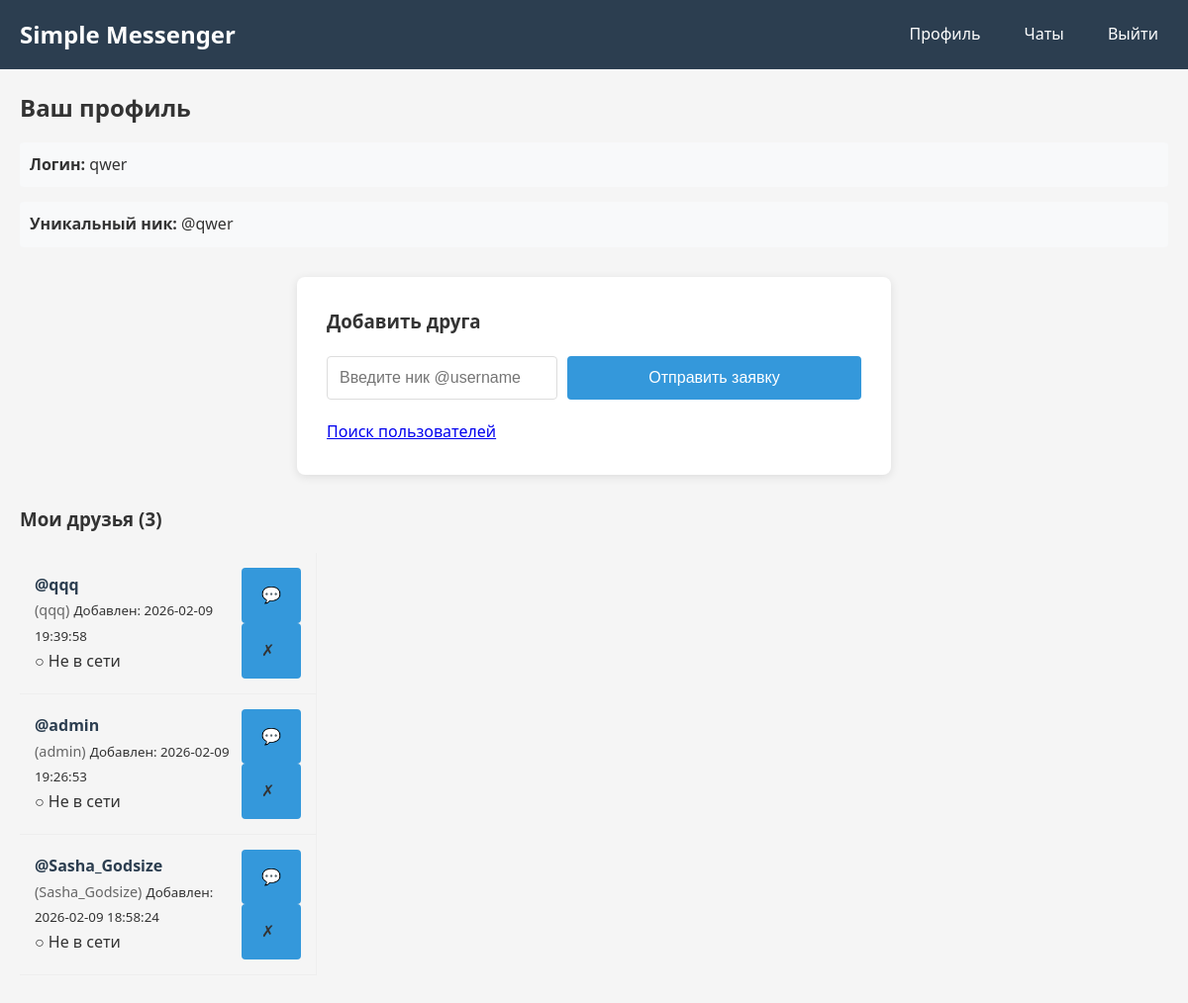
Screenshot of /profile (signed in) with the database file from the repository.
### tables this page shows
CREATE TABLE users (
            id INTEGER PRIMARY KEY AUTOINCREMENT,
            username TEXT UNIQUE NOT NULL,
            password TEXT NOT NULL,
            unique_nickname TEXT UNIQUE NOT NULL,
            created_at TIMESTAMP DEFAULT CURRENT_TIMESTAMP,
            last_seen TIMESTAMP DEFAULT CURRENT_TIMESTAMP
        );

CREATE TABLE friends (
            id INTEGER PRIMARY KEY AUTOINCREMENT,
            user_id INTEGER NOT NULL,
            friend_id INTEGER NOT NULL,
            status TEXT DEFAULT 'pending',
            requested_at TIMESTAMP DEFAULT CURRENT_TIMESTAMP,
            accepted_at TIMESTAMP,
            FOREIGN KEY (user_id) REFERENCES users (id),
            FOREIGN KEY (friend_id) REFERENCES users (id),
            UNIQUE(user_id, friend_id)
        );

### Мессенджер MAX/app.py (the view)
@app.route('/profile')
@login_required
def profile():
    user = db.get_user_by_id(session['user_id'])
    friend_requests = db.get_friend_requests(session['user_id'])
    friends = db.get_friends_with_status(session['user_id'])
    return render_template('profile.html',
                         user=user,
                         friend_requests=friend_requests,
                         friends=friends)

### Мессенджер MAX/app.py (called while the page is built)
def login_required(f):
    @wraps(f)
    def decorated_function(*args, **kwargs):
        if 'user_id' not in session:
            return redirect(url_for('login'))
        db.update_last_seen(session['user_id'])
        return f(*args, **kwargs)
    return decorated_function

### Мессенджер MAX/database.py (called while the page is built)
    def get_connection(self):
        return sqlite3.connect(self.db_name, detect_types=sqlite3.PARSE_DECLTYPES)

    def update_last_seen(self, user_id):
        conn = self.get_connection()
        cursor = conn.cursor()
        cursor.execute(
            'UPDATE users SET last_seen = CURRENT_TIMESTAMP WHERE id = ?',
            (user_id,)
        )
        conn.commit()
        conn.close()

    def get_user_by_id(self, user_id):
        conn = self.get_connection()
        cursor = conn.cursor()
        cursor.execute('SELECT id, username, unique_nickname FROM users WHERE id = ?', (user_id,))
        user = cursor.fetchone()
        conn.close()
        if user:
            status = self.get_user_status(user_id)
            return {
                'id': user[0],
                'username': user[1],
                'unique_nickname': user[2],
                'status': status
            }
        return None

    def get_friend_requests(self, user_id):
        conn = self.get_connection()
        cursor = conn.cursor()
        cursor.execute('''
            SELECT f.id, f.user_id, f.status, f.requested_at,
                   u.username, u.unique_nickname
            FROM friends f
            JOIN users u ON f.user_id = u.id
            WHERE f.friend_id = ? AND f.status = 'pending'
            ORDER BY f.requested_at DESC
        ''', (user_id,))
        requests = cursor.fetchall()
        conn.close()
        return [{
            'id': req[0],
            'user_id': req[1],
            'status': req[2],
            'requested_at': req[3],
            'username': req[4],
            'unique_nickname': req[5]
        } for req in requests]

### Мессенджер MAX/templates/profile.html (shortened to what this page needs)
{% extends "base.html" %}
{% block content %}
<div class="profile-container">
    <div class="profile-header">
        <h2>Ваш профиль</h2>
        <div class="profile-info">
            <p><strong>Логин:</strong> {{ user.username }}</p>
            <p><strong>Уникальный ник:</strong> {{ user.unique_nickname }}</p>
        </div>
    </div>
    <div class="profile-sections">
        <div class="section search-container">
            <h3>Добавить друга</h3>
            <form method="POST" action="{{ url_for('add_friend') }}" class="search-form">
                <input type="text" name="nickname" placeholder="Введите ник @username" required>
                <button type="submit" class="btn">Отправить заявку</button>
            </form>
            <p><a href="{{ url_for('search_users') }}">Поиск пользователей</a></p>
        </div>
        <div class="section">
            <h3>Мои друзья ({{ friends|length }})</h3>
            {% if friends %}
                <div class="friends-list users-list">
                    {% for friend in friends %}
                        <div class="friend-item user-item">
                            <div class="friend-info user-info">
                                <strong>{{ friend.unique_nickname }}</strong>
                                <span>({{ friend.username }})</span>
                                {% if friend.accepted_at %}
                                    <small>Добавлен: {{ friend.accepted_at }}</small>
                                {% endif %}
                                <div>
                                    {% if friend.status == 'online' %}
                                        ● В сети
                                    {% elif friend.status == 'recently' %}
                                        ● Был(а) недавно
                                    {% else %}
                                        ○ Не в сети
                                    {% endif %}
                                </div>
                            </div>
                            <div class="friend-actions">
                                <a href="{{ url_for('chat_with', receiver_id=friend.id) }}" class="btn">💬</a>
                                <a href="{{ url_for('remove_friend', friend_id=friend.id) }}" class="btn" onclick="return confirm('Удалить из друзей?')">✗</a>
                            </div>
                        </div>
                    {% endfor %}
                </div>
            {% else %}
                <p>У вас пока нет друзей</p>
            {% endif %}
        </div>
    </div>
</div>
{% endblock %}

### Мессенджер MAX/static/style.css (style rules this page uses)
* { margin: 0; padding: 0; box-sizing: border-box; }
body { font-family: 'Segoe UI', Tahoma, Geneva, Verdana, sans-serif; line-height: 1.6; color: #333; background-color: #f5f5f5; }
button { width: 100%; padding: 12px; background-color: #3498db; color: white; border: none; border-radius: 4px; font-size: 16px; cursor: pointer; transition: background-color 0.3s; }
.profile-info p { margin: 15px 0; padding: 10px; background-color: #f8f9fa; border-radius: 4px; }
.btn { display: inline-block; padding: 10px 20px; background-color: #3498db; color: white; text-decoration: none; border-radius: 4px; transition: background-color 0.3s; }
.users-list { width: 300px; border-right: 1px solid #eee; overflow-y: auto; }
.users-list a { display: block; padding: 15px 20px; color: #333; text-decoration: none; transition: background-color 0.3s; }
.search-container { max-width: 600px; margin: 30px auto; background: white; padding: 30px; border-radius: 8px; box-shadow: 0 2px 10px rgba(0,0,0,0.1); }
.search-form { display: flex; gap: 10px; margin: 20px 0; }
.search-form input { flex: 1; padding: 12px; border: 1px solid #ddd; border-radius: 4px; font-size: 16px; }
.users-list { list-style: none; margin: 20px 0; padding: 0; }
.user-item { display: flex; justify-content: space-between; align-items: center; padding: 15px; border-bottom: 1px solid #eee; }
.user-info { flex: 1; }
.user-info strong { display: block; color: #2c3e50; }
.user-info span { color: #666; font-size: 0.9em; }
.friend-item { position: relative; overflow: hidden; }
.friend-item::before { content: ''; position: absolute; top: 0; left: -100%; width: 100%; height: 100%; background: linear-gradient(90deg, transparent, rgba(255,255,255,0.2), transparent); transition: left 0.5s; }

### rows the page displays
users: username "qwer", unique_nickname "@qwer"
friends: unique_nickname "@qqq", username "qqq", accepted_at "2026-02-09 19:39:58"
friends: unique_nickname "@admin", username "admin", accepted_at "2026-02-09 19:26:53"
friends: unique_nickname "@Sasha_Godsize", username "Sasha_Godsize", accepted_at "2026-02-09 18:58:24"

### other values shown
{{ friends|length }} "3"
